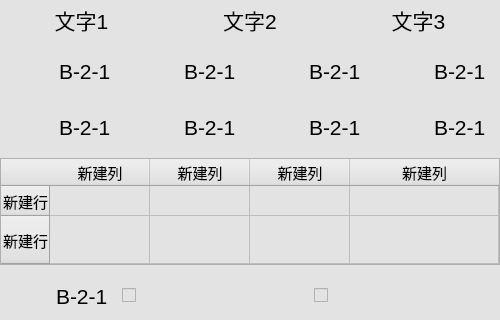
        <widget class="QWidget" name="widget_4" native="true">
         <property name="minimumSize">
          <size>
           <width>500</width>
           <height>320</height>
          </size>
         </property>
         <property name="maximumSize">
          <size>
           <width>500</width>
           <height>320</height>
          </size>
         </property>
         <property name="styleSheet">
          <string notr="true">background-color: rgb(227, 227, 227);</string>
         </property>
         <widget class="QWidget" name="verticalLayoutWidget_6">
          <property name="geometry">
           <rect>
            <x>0</x>
            <y>0</y>
            <width>500</width>
            <height>321</height>
           </rect>
          </property>
          <layout class="QVBoxLayout" name="verticalLayout_8">
           <item>
            <layout class="QHBoxLayout" name="horizontalLayout_32">
             <item>
              <widget class="QLabel" name="label_22">
               <property name="minimumSize">
                <size>
                 <width>0</width>
                 <height>40</height>
                </size>
               </property>
               <property name="font">
                <font>
                 <pointsize>16</pointsize>
                </font>
               </property>
               <property name="text">
                <string>文字1</string>
               </property>
               <property name="alignment">
                <set>Qt::AlignCenter</set>
               </property>
              </widget>
             </item>
             <item>
              <widget class="QLabel" name="label_23">
               <property name="font">
                <font>
                 <pointsize>16</pointsize>
                </font>
               </property>
               <property name="text">
                <string>文字2</string>
               </property>
               <property name="alignment">
                <set>Qt::AlignCenter</set>
               </property>
              </widget>
             </item>
             <item>
              <widget class="QLabel" name="label_24">
               <property name="font">
                <font>
                 <pointsize>16</pointsize>
                </font>
               </property>
               <property name="text">
                <string>文字3</string>
               </property>
               <property name="alignment">
                <set>Qt::AlignCenter</set>
               </property>
              </widget>
             </item>
            </layout>
           </item>
           <item>
            <layout class="QVBoxLayout" name="verticalLayout_9">
             <item>
              <layout class="QHBoxLayout" name="horizontalLayout_33">
               <item>
                <layout class="QHBoxLayout" name="horizontalLayout_34">
                 <item>
                  <widget class="QLabel" name="label_25">
                   <property name="minimumSize">
                    <size>
                     <width>50</width>
                     <height>50</height>
                    </size>
                   </property>
                   <property name="maximumSize">
                    <size>
                     <width>50</width>
                     <height>50</height>
                    </size>
                   </property>
                   <property name="font">
                    <font>
                     <pointsize>15</pointsize>
                    </font>
                   </property>
                   <property name="text">
                    <string/>
                   </property>
                   <property name="pixmap">
                    <pixmap resource="images.qrc">:/img/false.png</pixmap>
                   </property>
                  </widget>
                 </item>
                 <item>
                  <widget class="QLabel" name="label1_19">
                   <property name="minimumSize">
                    <size>
                     <width>60</width>
                     <height>50</height>
                    </size>
                   </property>
                   <property name="maximumSize">
                    <size>
                     <width>60</width>
                     <height>50</height>
                    </size>
                   </property>
                   <property name="font">
                    <font>
                     <pointsize>16</pointsize>
                    </font>
                   </property>
                   <property name="text">
                    <string>B-2-1</string>
                   </property>
                  </widget>
                 </item>
                </layout>
               </item>
               <item>
                <layout class="QHBoxLayout" name="horizontalLayout_35">
                 <item>
                  <widget class="QLabel" name="lamp1_14">
                   <property name="minimumSize">
                    <size>
                     <width>50</width>
                     <height>50</height>
                    </size>
                   </property>
                   <property name="maximumSize">
                    <size>
                     <width>50</width>
                     <height>50</height>
                    </size>
                   </property>
                   <property name="font">
                    <font>
                     <pointsize>15</pointsize>
                    </font>
                   </property>
                   <property name="text">
                    <string/>
                   </property>
                   <property name="pixmap">
                    <pixmap resource="images.qrc">:/img/false.png</pixmap>
                   </property>
                  </widget>
                 </item>
                 <item>
                  <widget class="QLabel" name="label1_20">
                   <property name="minimumSize">
                    <size>
                     <width>60</width>
                     <height>50</height>
                    </size>
                   </property>
                   <property name="maximumSize">
                    <size>
                     <width>60</width>
                     <height>50</height>
                    </size>
                   </property>
                   <property name="font">
                    <font>
                     <pointsize>16</pointsize>
                    </font>
                   </property>
                   <property name="text">
                    <string>B-2-1</string>
                   </property>
                  </widget>
                 </item>
                </layout>
               </item>
               <item>
                <layout class="QHBoxLayout" name="horizontalLayout_36">
                 <item>
                  <widget class="QLabel" name="lamp1_15">
                   <property name="minimumSize">
                    <size>
                     <width>50</width>
                     <height>50</height>
                    </size>
                   </property>
                   <property name="maximumSize">
                    <size>
                     <width>50</width>
                     <height>50</height>
                    </size>
                   </property>
                   <property name="font">
                    <font>
                     <pointsize>15</pointsize>
                    </font>
                   </property>
                   <property name="text">
                    <string/>
                   </property>
                   <property name="pixmap">
                    <pixmap resource="images.qrc">:/img/false.png</pixmap>
                   </property>
                  </widget>
                 </item>
                 <item>
                  <widget class="QLabel" name="label1_21">
                   <property name="minimumSize">
                    <size>
                     <width>60</width>
                     <height>50</height>
                    </size>
                   </property>
                   <property name="maximumSize">
                    <size>
                     <width>60</width>
                     <height>50</height>
                    </size>
                   </property>
                   <property name="font">
                    <font>
                     <pointsize>16</pointsize>
                    </font>
                   </property>
                   <property name="text">
                    <string>B-2-1</string>
                   </property>
                  </widget>
                 </item>
                </layout>
               </item>
               <item>
                <layout class="QHBoxLayout" name="horizontalLayout_37">
                 <item>
                  <widget class="QLabel" name="lamp1_16">
                   <property name="minimumSize">
                    <size>
                     <width>50</width>
                     <height>50</height>
                    </size>
                   </property>
                   <property name="maximumSize">
                    <size>
                     <width>50</width>
                     <height>50</height>
                    </size>
                   </property>
                   <property name="font">
                    <font>
                     <pointsize>15</pointsize>
                    </font>
                   </property>
                   <property name="text">
                    <string/>
                   </property>
                   <property name="pixmap">
                    <pixmap resource="images.qrc">:/img/false.png</pixmap>
                   </property>
                  </widget>
                 </item>
                 <item>
                  <widget class="QLabel" name="label1_22">
                   <property name="minimumSize">
                    <size>
                     <width>60</width>
                     <height>50</height>
                    </size>
                   </property>
                   <property name="maximumSize">
                    <size>
                     <width>60</width>
                     <height>50</height>
                    </size>
                   </property>
                   <property name="font">
                    <font>
                     <pointsize>16</pointsize>
                    </font>
                   </property>
                   <property name="text">
                    <string>B-2-1</string>
                   </property>
                  </widget>
                 </item>
                </layout>
               </item>
              </layout>
             </item>
             <item>
              <layout class="QHBoxLayout" name="horizontalLayout_38">
               <item>
                <layout class="QHBoxLayout" name="horizontalLayout_39">
                 <item>
                  <widget class="QLabel" name="label_26">
                   <property name="minimumSize">
                    <size>
                     <width>50</width>
                     <height>50</height>
                    </size>
                   </property>
                   <property name="maximumSize">
                    <size>
                     <width>50</width>
                     <height>50</height>
                    </size>
                   </property>
                   <property name="text">
                    <string/>
                   </property>
                  </widget>
                 </item>
                 <item>
                  <widget class="QLabel" name="label1_23">
                   <property name="minimumSize">
                    <size>
                     <width>60</width>
                     <height>50</height>
                    </size>
                   </property>
                   <property name="maximumSize">
                    <size>
                     <width>60</width>
                     <height>50</height>
                    </size>
                   </property>
                   <property name="font">
                    <font>
                     <pointsize>16</pointsize>
                    </font>
                   </property>
                   <property name="text">
                    <string>B-2-1</string>
                   </property>
                  </widget>
                 </item>
                </layout>
               </item>
               <item>
                <layout class="QHBoxLayout" name="horizontalLayout_40">
                 <item>
                  <widget class="QLabel" name="lamp1_17">
                   <property name="minimumSize">
                    <size>
                     <width>50</width>
                     <height>50</height>
                    </size>
                   </property>
                   <property name="maximumSize">
                    <size>
                     <width>50</width>
                     <height>50</height>
                    </size>
                   </property>
                   <property name="font">
                    <font>
                     <pointsize>15</pointsize>
                    </font>
                   </property>
                   <property name="text">
                    <string/>
                   </property>
                   <property name="pixmap">
                    <pixmap resource="images.qrc">:/img/false.png</pixmap>
                   </property>
                  </widget>
                 </item>
                 <item>
                  <widget class="QLabel" name="label1_24">
                   <property name="minimumSize">
                    <size>
                     <width>60</width>
                     <height>50</height>
                    </size>
                   </property>
                   <property name="maximumSize">
                    <size>
                     <width>60</width>
                     <height>50</height>
                    </size>
                   </property>
                   <property name="font">
                    <font>
                     <pointsize>16</pointsize>
                    </font>
                   </property>
                   <property name="text">
                    <string>B-2-1</string>
                   </property>
                  </widget>
                 </item>
                </layout>
               </item>
               <item>
                <layout class="QHBoxLayout" name="horizontalLayout_41">
                 <item>
                  <widget class="QLabel" name="lamp1_18">
                   <property name="minimumSize">
                    <size>
                     <width>50</width>
                     <height>50</height>
                    </size>
                   </property>
                   <property name="maximumSize">
                    <size>
                     <width>50</width>
                     <height>50</height>
                    </size>
                   </property>
                   <property name="font">
                    <font>
                     <pointsize>15</pointsize>
                    </font>
                   </property>
                   <property name="text">
                    <string/>
                   </property>
                   <property name="pixmap">
                    <pixmap resource="images.qrc">:/img/false.png</pixmap>
                   </property>
                  </widget>
                 </item>
                 <item>
                  <widget class="QLabel" name="label1_25">
                   <property name="minimumSize">
                    <size>
                     <width>60</width>
                     <height>50</height>
                    </size>
                   </property>
                   <property name="maximumSize">
                    <size>
                     <width>60</width>
                     <height>50</height>
                    </size>
                   </property>
                   <property name="font">
                    <font>
                     <pointsize>16</pointsize>
                    </font>
                   </property>
                   <property name="text">
                    <string>B-2-1</string>
                   </property>
                  </widget>
                 </item>
                </layout>
               </item>
               <item>
                <layout class="QHBoxLayout" name="horizontalLayout_42">
                 <item>
                  <widget class="QLabel" name="lamp1_19">
                   <property name="minimumSize">
                    <size>
                     <width>50</width>
                     <height>50</height>
                    </size>
                   </property>
                   <property name="maximumSize">
                    <size>
                     <width>50</width>
                     <height>50</height>
                    </size>
                   </property>
                   <property name="font">
                    <font>
                     <pointsize>15</pointsize>
                    </font>
                   </property>
                   <property name="text">
                    <string/>
                   </property>
                   <property name="pixmap">
                    <pixmap resource="images.qrc">:/img/false.png</pixmap>
                   </property>
                  </widget>
                 </item>
                 <item>
                  <widget class="QLabel" name="label1_26">
                   <property name="minimumSize">
                    <size>
                     <width>60</width>
                     <height>50</height>
                    </size>
                   </property>
                   <property name="maximumSize">
                    <size>
                     <width>60</width>
                     <height>50</height>
                    </size>
                   </property>
                   <property name="font">
                    <font>
                     <pointsize>16</pointsize>
                    </font>
                   </property>
                   <property name="text">
                    <string>B-2-1</string>
                   </property>
                  </widget>
                 </item>
                </layout>
               </item>
              </layout>
             </item>
            </layout>
           </item>
           <item>
            <layout class="QVBoxLayout" name="verticalLayout_10">
             <item>
              <widget class="QTableWidget" name="tableWidget_4">
               <property name="font">
                <font>
                 <pointsize>11</pointsize>
                </font>
               </property>
               <property name="dragDropOverwriteMode">
                <bool>true</bool>
               </property>
               <attribute name="horizontalHeaderShowSortIndicator" stdset="0">
                <bool>false</bool>
               </attribute>
               <attribute name="horizontalHeaderStretchLastSection">
                <bool>true</bool>
               </attribute>
               <attribute name="verticalHeaderStretchLastSection">
                <bool>true</bool>
               </attribute>
               <row>
                <property name="text">
                 <string>新建行</string>
                </property>
                <property name="font">
                 <font>
                  <family>Agency FB</family>
                  <pointsize>11</pointsize>
                 </font>
                </property>
               </row>
               <row>
                <property name="text">
                 <string>新建行</string>
                </property>
                <property name="font">
                 <font>
                  <family>Agency FB</family>
                  <pointsize>11</pointsize>
                 </font>
                </property>
               </row>
               <column>
                <property name="text">
                 <string>新建列</string>
                </property>
                <property name="font">
                 <font>
                  <pointsize>11</pointsize>
                 </font>
                </property>
               </column>
               <column>
                <property name="text">
                 <string>新建列</string>
                </property>
                <property name="font">
                 <font>
                  <pointsize>11</pointsize>
                 </font>
                </property>
               </column>
               <column>
                <property name="text">
                 <string>新建列</string>
                </property>
                <property name="font">
                 <font>
                  <family>Agency FB</family>
                  <pointsize>11</pointsize>
                 </font>
                </property>
               </column>
               <column>
                <property name="text">
                 <string>新建列</string>
                </property>
                <property name="font">
                 <font>
                  <family>Agency FB</family>
                  <pointsize>11</pointsize>
                 </font>
                </property>
               </column>
               <item row="0" column="0">
                <property name="text">
                 <string/>
                </property>
                <property name="font">
                 <font>
                  <pointsize>11</pointsize>
                 </font>
                </property>
               </item>
              </widget>
             </item>
             <item>
              <layout class="QHBoxLayout" name="horizontalLayout_43">
               <item>
                <layout class="QHBoxLayout" name="horizontalLayout_44">
                 <item>
                  <widget class="QLabel" name="label_27">
                   <property name="minimumSize">
                    <size>
                     <width>50</width>
                     <height>50</height>
                    </size>
                   </property>
                   <property name="maximumSize">
                    <size>
                     <width>50</width>
                     <height>50</height>
                    </size>
                   </property>
                   <property name="font">
                    <font>
                     <pointsize>15</pointsize>
                    </font>
                   </property>
                   <property name="text">
                    <string/>
                   </property>
                   <property name="pixmap">
                    <pixmap resource="images.qrc">:/img/false.png</pixmap>
                   </property>
                  </widget>
                 </item>
                 <item>
                  <widget class="QLabel" name="label1_27">
                   <property name="minimumSize">
                    <size>
                     <width>60</width>
                     <height>50</height>
                    </size>
                   </property>
                   <property name="maximumSize">
                    <size>
                     <width>60</width>
                     <height>50</height>
                    </size>
                   </property>
                   <property name="font">
                    <font>
                     <pointsize>16</pointsize>
                    </font>
                   </property>
                   <property name="text">
                    <string>B-2-1</string>
                   </property>
                  </widget>
                 </item>
                </layout>
               </item>
               <item>
                <widget class="QCheckBox" name="checkBox_5">
                 <property name="styleSheet">
                  <string notr="true">QCheckBox::indicator:unchecked {
                             image:url(:/img/Off.png);
}
QCheckBox::indicator:checked {
                         image:url(:/img/On.png);
}</string>
                 </property>
                 <property name="text">
                  <string/>
                 </property>
                </widget>
               </item>
               <item>
                <widget class="QCheckBox" name="checkBox_6">
                 <property name="styleSheet">
                  <string notr="true">QCheckBox::indicator:unchecked {
                             image:url(:/img/Off.png);
}
QCheckBox::indicator:checked {
                         image:url(:/img/On.png);
}</string>
                 </property>
                 <property name="text">
                  <string/>
                 </property>
                </widget>
               </item>
              </layout>
             </item>
            </layout>
           </item>
          </layout>
         </widget>
        </widget>
